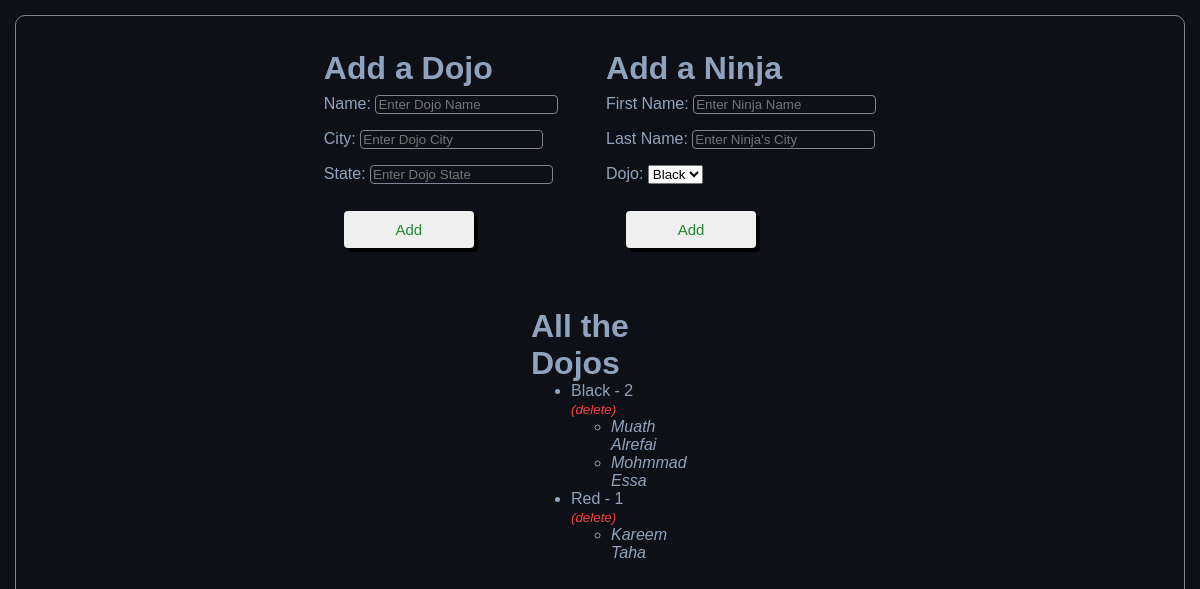
The app's page /, older data.
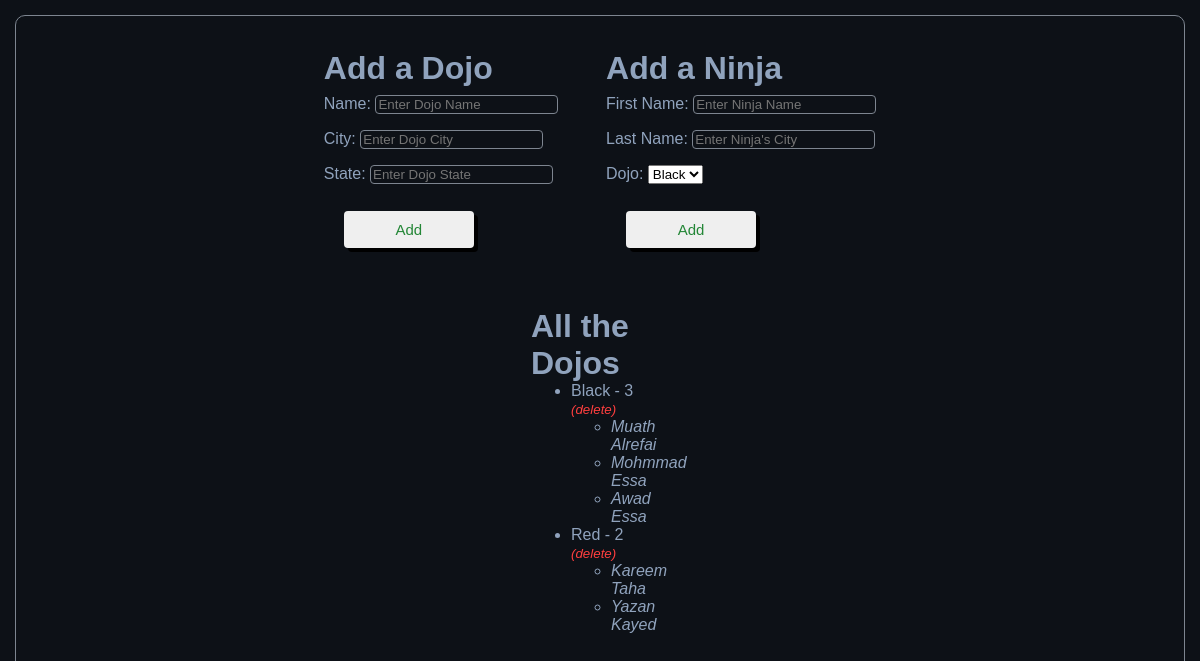
The same page, newer data.
### dojos_ninjas_templates_app/models.py (models this page shows)
class Dojo(models.Model):
    name = models.CharField(max_length=255)
    city = models.CharField(max_length=255)
    state = models.CharField(max_length=2)

class Ninja(models.Model):
    dojo = models.ForeignKey(Dojo, related_name="ninjas", on_delete=models.CASCADE)
    first_name = models.CharField(max_length=255)
    last_name = models.CharField(max_length=255)

### dojos_ninjas_templates_app/views.py (the view)
# urls.py: path('', views.index),
def index(request):
    context = {
        "DOJOS": models.dojoRender
    }
    return render(request, 'index.html', context)

### dojos_ninjas_templates_app/models.py (called while the page is built)
def dojoRender():
    DOJOS = Dojo.objects.all()
    return DOJOS

### dojos_ninjas_templates_app/templates/index.html (shortened to what this page needs)
<!DOCTYPE html>
<html lang="en">
<head>
    {% load static %}
    <link rel="stylesheet" href="{% static 'style.css' %}">
</head>
<body>
    <div class="dojoNinja">
        <div class="dojos">
            <h1>Add a Dojo</h1>
            <form action="/addDojo" method="POST">
                <label class="text">Name: </label>
                <input type="text" name="dojoName" placeholder="Enter Dojo Name" class="textBoxes"><br>
                <label class="text">City: </label>
                <input type="text" name="dojoCity" placeholder="Enter Dojo City" class="textBoxes"><br>
                <label class="text">State: </label>
                <input type="text" name="dojoState" placeholder="Enter Dojo State" class="textBoxes"><br>
                <button type="submit" class="btn">Add</button>
            </form>
        </div>
        <div class="ninjas">
            <h1>Add a Ninja</h1>
            <form action="/addNinja" method="POST">
                <label class="text">First Name: </label>
                <input type="text" name="firstName" placeholder="Enter Ninja Name" class="textBoxes"><br>
                <label class="text">Last Name: </label>
                <input type="text" name="lastName" placeholder="Enter Ninja's City" class="textBoxes"><br>
                <label class="text">Dojo: </label>
                <select name="ninjaDojo">
                    {% for dojo in DOJOS %}
                    <option>{{dojo.name}}</option>
                    {% endfor %}
                </select><br>
                <button type="submit" class="btn">Add</button>
            </form>
        </div>
    </div>
    <div class="lowerDisplay">
        <h1>All the Dojos</h1>
        <ul>
            {% for dojo in DOJOS %}
            <li>{{dojo.name}} - {{dojo.ninjas.count}} <a href="/deleteDojo/{{dojo.id}}" class="anchor"><em>(delete)</em></a>
                <ul>
                    {% for ninja in dojo.ninjas.all %}
                    <li><em>{{ninja.first_name}} {{ninja.last_name}} </em></li>
                    {% endfor %}
                </ul>
            </li>
            {% endfor %}
        </ul>
    </div>
</body>
</html>

### dojos_ninjas_templates_app/static/style.css (style rules this page uses)
* { margin: 0 auto; padding: 0 auto; font-family: sans-serif; }
body { background-color: #0d1117; color: #90a3bd; padding: 20px; border: 1px solid #7d8590; border-radius: 10px; padding: 15px; margin: 15px; }
.dojoNinja { margin-top: 20px; display: flex; width: 600px; align-items: center; justify-content: center; flex-direction: row; line-height: 35px; }
.btn { padding: 10px; color: #238636; border: none; text-decoration: none; cursor: pointer; text-align: center; box-shadow: 4px 4px black; border-radius: 4px; margin: 20px; width: 130px; font-size: 15px; transition: 80ms cubic-bezier(0.33, 1, 0.68, 1); transition-property: color, background-color, box-shadow, border-color; }
.textBoxes { border: 1px solid #7d8590; background-color: #0d1117; border-radius: 4px; color: #90a3bd; }
.lowerDisplay { margin: 40px 500px; }
.anchor { text-decoration: none; color: rgb(255, 63, 63); font-size: smaller; }

Row changes from the older to the newer data that the page shows:
computed for Dojo "Black": ninjas.count "2" → "3"
added Ninja: first_name "Awad", last_name "Essa", shown under Dojo "Black"
computed for Dojo "Red": ninjas.count "1" → "2"
added Ninja: first_name "Yazan", last_name "Kayed", shown under Dojo "Red"
